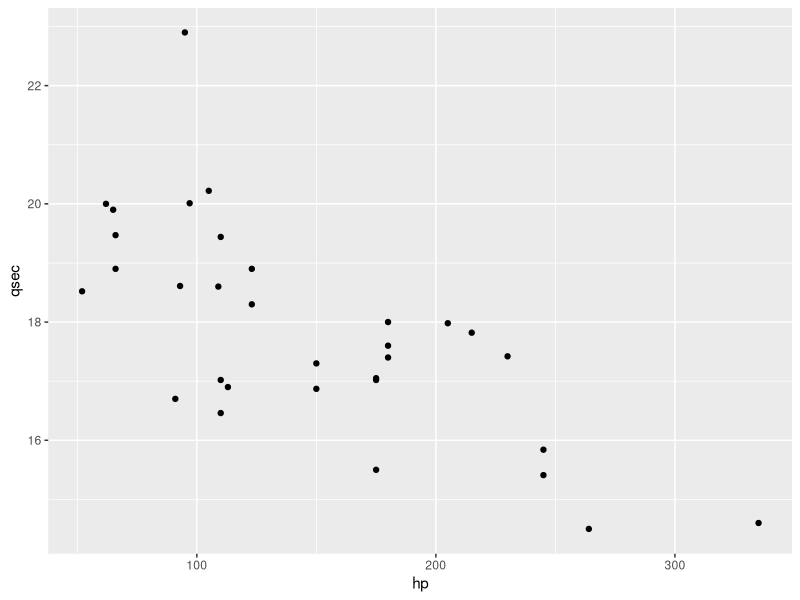
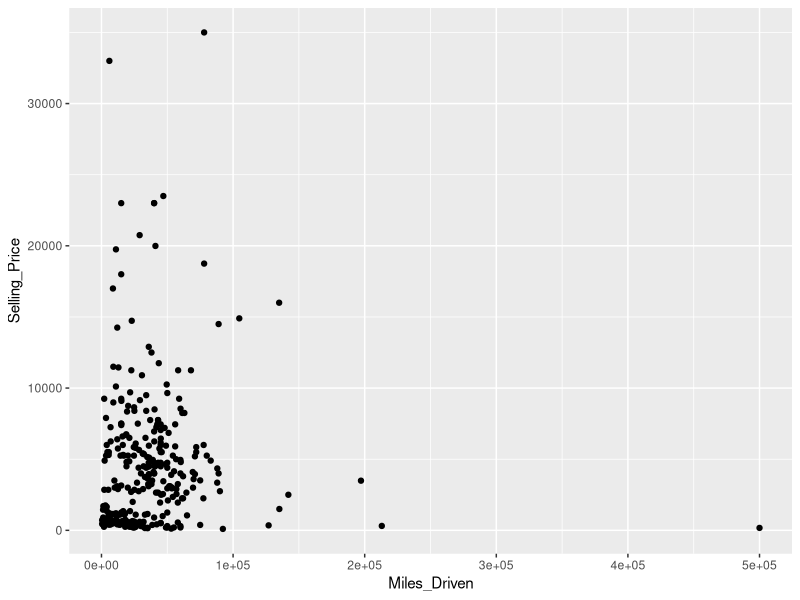
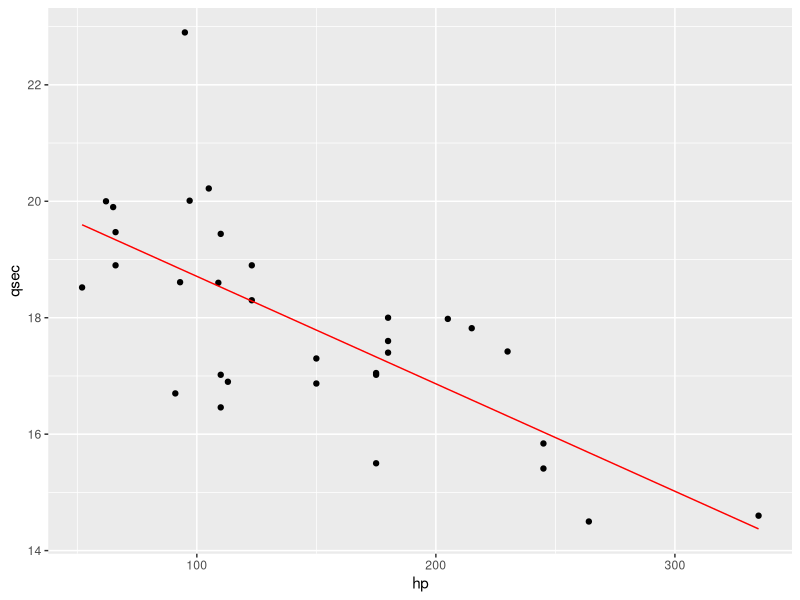

Reproduce these figures in R, in order.
?cor()

head(mtcars)

library(ggplot2)

plt <- ggplot(mtcars,aes(x=hp,y=qsec)) #import dataset into ggplot2
plt + geom_point() #create scatter plot

cor(mtcars$hp,mtcars$qsec) #calculate correlation coefficient

used_cars <- read.csv('used_car_data.csv',stringsAsFactors = F) #read in dataset
head(used_cars)

plt <- ggplot(used_cars,aes(x=Miles_Driven,y=Selling_Price)) #import dataset into ggplot2
plt + geom_point() #create a scatter plot

cor(used_cars$Miles_Driven,used_cars$Selling_Price) #calculate correlation coefficient

used_matrix <- as.matrix(used_cars[,c("Selling_Price","Present_Price","Miles_Driven")]) #convert data frame into numeric matrix
cor(used_matrix)

?lm()

lm(qsec ~ hp,mtcars) #create linear model

summary(lm(qsec~hp,mtcars)) #summarize linear model

model <- lm(qsec ~ hp,mtcars) #create linear model
yvals <- model$coefficients['hp']*mtcars$hp + model$coefficients['(Intercept)'] #determine y-axis values from linear model

plt <- ggplot(mtcars,aes(x=hp,y=qsec)) #import dataset into ggplot2
plt + geom_point() + geom_line(aes(y=yvals), color = "red") #plot scatter and linear model

lm(qsec ~ mpg + disp + drat + wt + hp,data=mtcars) #generate multiple linear regression model

summary(lm(qsec ~ mpg + disp + drat + wt + hp,data=mtcars)) #generate summary statistics

?chisq.test()

table(mpg$class,mpg$year) #generate contingency table

tbl <- table(mpg$class,mpg$year) #generate contingency table
chisq.test(tbl) #compare categorical distributions